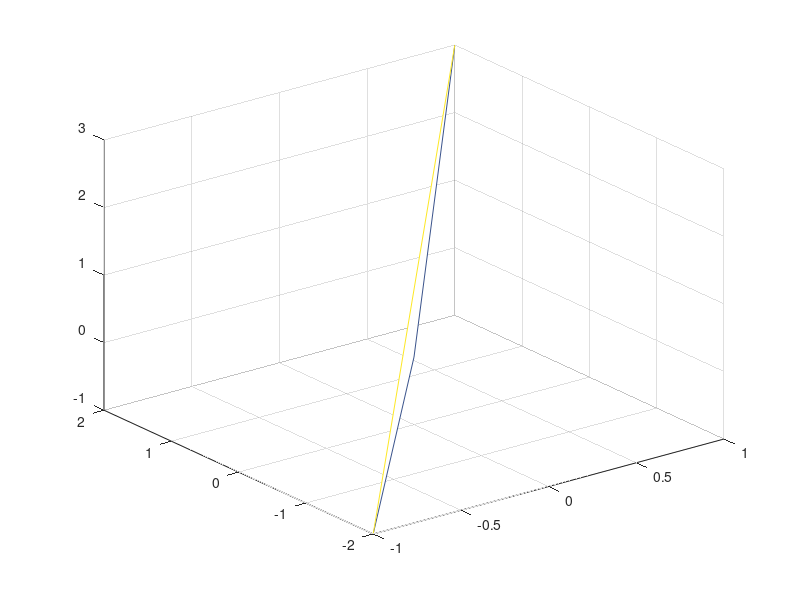

This chart was generated by the following MATLAB code:
x=[0 0; 1 -1];
y=[0 0;2 -2];
z=[0 0;3 -1];

mesh(x,y,z);

x=[0.5,1,1.5,2,2.5];
y=[0.8,1.6,2.4,3.2,4];
z=(x.*x)+(x.*y).*2

z=(x.*y).*exp(y./x)-(x.^4.*y.^3+8.5).^(1/3)


r=1600;
s=14.2;
t=[1,2,3,4,5]
x=[2,4,6,8,10]
y=[3,6,9,12,15]

G=x.*t+(r.*(y.^2-x).*t)./s^2

R=((r.*(-x.*t+y.*t.^2))./15)-s.^2.*(y-0.5*x.^2).*t


r1=[2.5,8,-5]
r2=[-1,6,3]

angle=asind(norm(cross(r1,r2))/(norm(r2)*norm(r1)))


u=[4,13,-7]
lu=norm(u)
un=u/lu

norm(un)

